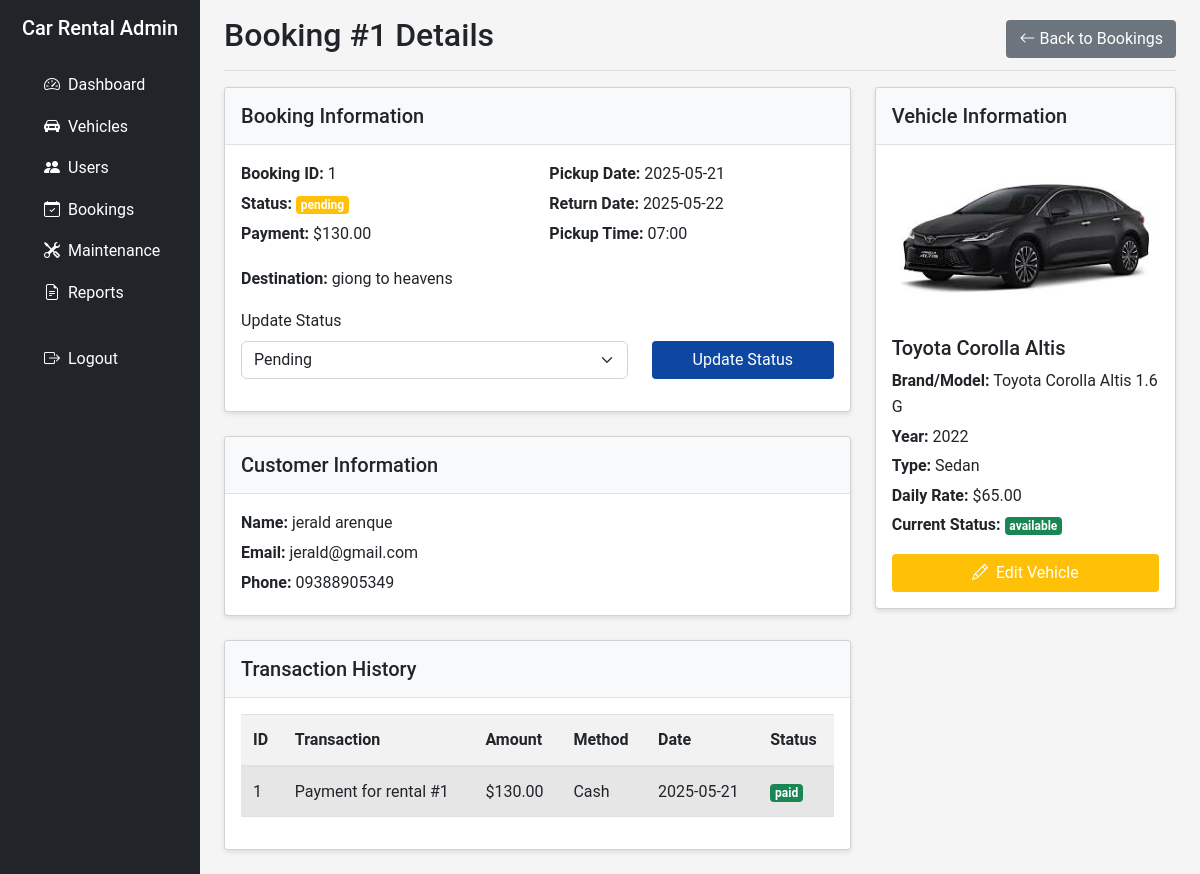
Page /admin/bookings/view/1 (signed in) on the committed database.
### app.py (models this page shows)
class Rental(db.Model):
    id = db.Column(db.Integer, primary_key=True)
    user_id = db.Column(db.Integer, db.ForeignKey('user.id'), nullable=False)
    car_id = db.Column(db.Integer, db.ForeignKey('car.id'), nullable=False)
    date_rent = db.Column(db.Date, nullable=False)
    date_return = db.Column(db.Date, nullable=False)
    time_depart = db.Column(db.String(10))
    time_arrive = db.Column(db.String(10))
    destination = db.Column(db.String(100))
    payment = db.Column(db.Float)
    status = db.Column(db.String(20), default='pending')
    transactions = db.relationship('Transaction', backref='rental', lazy=True)

class User(db.Model):
    id = db.Column(db.Integer, primary_key=True)
    fname = db.Column(db.String(50), nullable=False)
    lname = db.Column(db.String(50), nullable=False)
    email = db.Column(db.String(100), unique=True, nullable=False)
    password = db.Column(db.String(200), nullable=False)
    phone = db.Column(db.String(20))
    role = db.Column(db.String(20), default='customer')  # Only 'admin' or 'customer'
    gender = db.Column(db.String(10))
    age = db.Column(db.Integer)
    contact_add = db.Column(db.String(200))
    rentals = db.relationship('Rental', backref='customer', lazy=True)

class Transaction(db.Model):
    id = db.Column(db.Integer, primary_key=True)
    rental_id = db.Column(db.Integer, db.ForeignKey('rental.id'), nullable=False)
    admin_id = db.Column(db.Integer, db.ForeignKey('user.id'))
    trans_name = db.Column(db.String(100))
    trans_detail = db.Column(db.Text)
    amount = db.Column(db.Float, nullable=False)
    payment_method = db.Column(db.String(50))
    date = db.Column(db.Date, default=datetime.now().date())
    status = db.Column(db.String(20), default='pending')

class Car(db.Model):
    id = db.Column(db.Integer, primary_key=True)
    name = db.Column(db.String(100), nullable=False)
    brand = db.Column(db.String(50), nullable=False)
    model = db.Column(db.String(50), nullable=False)
    year = db.Column(db.Integer)
    car_type = db.Column(db.String(50))
    image = db.Column(db.String(100), default='default_car.jpg')
    daily_price = db.Column(db.Float, nullable=False)
    status = db.Column(db.String(20), default='available')
    rentals = db.relationship('Rental', backref='car', lazy=True)
    maintenance = db.relationship('Maintenance', backref='car', lazy=True)

### app.py (the view)
@admin_bp.route('/bookings/view/<int:rental_id>')
def view_booking(rental_id):
    rental = Rental.query.get_or_404(rental_id)
    transactions = Transaction.query.filter_by(rental_id=rental_id).all()
    return render_template('admin/booking_details.html', rental=rental, transactions=transactions)

### app.py (called while the page is built)
@admin_bp.before_request
def require_admin():
    print(f"Admin middleware check: user_id={session.get('user_id')}, role={session.get('role')}")
    if 'user_id' not in session:
        print("Admin access denied: No user_id in session")
        abort(403)  # Forbidden
    if session.get('role') != 'admin':
        print(f"Admin access denied: Role '{session.get('role')}' is not admin")
        abort(403)  # Forbidden
    print("Admin access granted")

@app.context_processor
def utility_processor():
    current_year = datetime.now().year
    now = datetime.now()
    return dict(current_year=current_year, now=now)

@app.context_processor
def admin_utility_processor():
    return dict(is_admin=is_admin)

### templates/admin/booking_details.html (shortened to what this page needs)
{% extends 'admin/base.html' %}
{% block header %}Booking #{{ rental.id }} Details{% endblock %}
{% block header_buttons %}
<a href="{{ url_for('admin.bookings') }}" class="btn btn-secondary">
    <i class="bi bi-arrow-left"></i> Back to Bookings
</a>
{% endblock %}
{% block content %}
<div class="row">
    <div class="col-md-8">
        <div class="card mb-4">
            <div class="card-header">
                <h5 class="card-title mb-0">Booking Information</h5>
            </div>
            <div class="card-body">
                <div class="row mb-3">
                    <div class="col-md-6">
                        <p class="mb-1"><strong>Booking ID:</strong> {{ rental.id }}</p>
                        <p class="mb-1"><strong>Status:</strong>
                            <span class="badge
                                {% if rental.status == 'pending' %}bg-warning
                                {% elif rental.status == 'confirmed' %}bg-info
                                {% elif rental.status == 'active' %}bg-primary
                                {% elif rental.status == 'completed' %}bg-success
                                {% else %}bg-danger{% endif %}">
                                {{ rental.status }}
                            </span>
                        </p>
                        <p class="mb-1"><strong>Payment:</strong> ${{ "%.2f"|format(rental.payment) }}</p>
                    </div>
                    <div class="col-md-6">
                        <p class="mb-1"><strong>Pickup Date:</strong> {{ rental.date_rent }}</p>
                        <p class="mb-1"><strong>Return Date:</strong> {{ rental.date_return }}</p>
                        {% if rental.time_depart %}
                        <p class="mb-1"><strong>Pickup Time:</strong> {{ rental.time_depart }}</p>
                        {% endif %}
                    </div>
                </div>
                {% if rental.destination %}
                <div class="mb-3">
                    <p class="mb-1"><strong>Destination:</strong> {{ rental.destination }}</p>
                </div>
                {% endif %}
                <form action="{{ url_for('admin.update_booking_status', rental_id=rental.id) }}" method="POST" class="mb-3">
                    <div class="row align-items-end">
                        <div class="col-md-8">
                            <label for="status" class="form-label">Update Status</label>
                            <select class="form-select" id="status" name="status" required>
                                <option value="pending" {% if rental.status == 'pending' %}selected{% endif %}>Pending</option>
                            </select>
                        </div>
                        <div class="col-md-4">
                            <button type="submit" class="btn btn-primary w-100">Update Status</button>
                        </div>
                    </div>
                </form>
            </div>
        </div>
        <div class="card mb-4">
            <div class="card-header">
                <h5 class="card-title mb-0">Customer Information</h5>
            </div>
            <div class="card-body">
                <p class="mb-1"><strong>Name:</strong> {{ rental.customer.fname }} {{ rental.customer.lname }}</p>
                <p class="mb-1"><strong>Email:</strong> {{ rental.customer.email }}</p>
                <p class="mb-1"><strong>Phone:</strong> {{ rental.customer.phone or 'N/A' }}</p>
            </div>
        </div>
        <div class="card">
            <div class="card-header">
                <h5 class="card-title mb-0">Transaction History</h5>
            </div>
            <div class="card-body">
                <div class="table-responsive">
                    <table class="table table-striped">
                        <thead>
                            <tr>
                                <th>ID</th>
                                <th>Transaction</th>
                                <th>Amount</th>
                                <th>Method</th>
                                <th>Date</th>
                                <th>Status</th>
                            </tr>
                        </thead>
                        <tbody>
                            {% for transaction in transactions %}
                            <tr>
                                <td>{{ transaction.id }}</td>
                                <td>{{ transaction.trans_name }}</td>
                                <td>${{ "%.2f"|format(transaction.amount) }}</td>
                                <td>{{ transaction.payment_method or 'N/A' }}</td>
                                <td>{{ transaction.date }}</td>
                                <td>
                                    <span class="badge {% if transaction.status == 'paid' %}bg-success{% else %}bg-warning{% endif %}">
                                        {{ transaction.status }}
                                    </span>
                                </td>
                            </tr>
                            {% else %}
                            <tr>
                                <td colspan="6" class="text-center">No transactions found</td>
                            </tr>
                            {% endfor %}
                        </tbody>
                    </table>
                </div>
            </div>
        </div>
    </div>
    <div class="col-md-4">
        <div class="card mb-4">
            <div class="card-header">
                <h5 class="card-title mb-0">Vehicle Information</h5>
            </div>
            <div class="card-body">
                <div class="text-center mb-3">
                    <img src="{{ url_for('static', filename='images/' + rental.car.image) }}" alt="{{ rental.car.name }}" class="img-fluid rounded" style="max-height: 200px;">
                </div>
                <h5 class="mb-2">{{ rental.car.name }}</h5>
                <p class="mb-1"><strong>Brand/Model:</strong> {{ rental.car.brand }} {{ rental.car.model }}</p>
                <p class="mb-1"><strong>Year:</strong> {{ rental.car.year }}</p>
                <p class="mb-1"><strong>Type:</strong> {{ rental.car.car_type }}</p>
                <p class="mb-1"><strong>Daily Rate:</strong> ${{ "%.2f"|format(rental.car.daily_price) }}</p>
                <p class="mb-1"><strong>Current Status:</strong>
                    <span class="badge {% if rental.car.status == 'available' %}bg-success{% elif rental.car.status == 'booked' %}bg-warning{% elif rental.car.status == 'rented' %}bg-primary{% else %}bg-danger{% endif %}">
                        {{ rental.car.status }}
                    </span>
                </p>
                <div class="mt-3">
                    <a href="{{ url_for('admin.edit_vehicle', car_id=rental.car.id) }}" class="btn btn-sm btn-warning w-100">
                        <i class="bi bi-pencil me-1"></i> Edit Vehicle
                    </a>
                </div>
            </div>
        </div>
    </div>
</div>
{% endblock %}

### static/css/style.css (style rules this page uses)
:root { --primary-color: #0d47a1; --secondary-color: #1565c0; --accent-color: #003c8f; --success-color: #28a745; --danger-color: #dc3545; --warning-color: #ffc107; --light-color: #f8f9fa; --dark-color: #343a40; --gray-color: #6c757d; }
body { font-family: 'Roboto', Arial, sans-serif; line-height: 1.6; background-color: #f5f5f5; margin: 0; padding: 0; }
.form-label { margin-bottom: 0.5rem; display: block; }
.btn { display: inline-block; font-weight: 400; text-align: center; white-space: nowrap; vertical-align: middle; user-select: none; border: 1px solid transparent; padding: 0.375rem 0.75rem; font-size: 1rem; line-height: 1.5; border-radius: 0.25rem; cursor: pointer; transition: background-color 0.15s ease-in-out; }
.btn-primary { background-color: var(--primary-color); color: white; }
.btn-secondary { background-color: var(--gray-color); color: white; }
.btn-warning { background-color: var(--warning-color); color: white; }
.card { background-color: white; border-radius: 0.25rem; box-shadow: 0 2px 5px rgba(0, 0, 0, 0.1); margin-bottom: 1.5rem; }
.card-header { padding: 1rem; border-bottom: 1px solid #dee2e6; background-color: #f8f9fa; font-weight: bold; }
.card-body { padding: 1rem; }
.table { width: 100%; border-collapse: collapse; margin-bottom: 1rem; }
.table th, .table td { padding: 0.75rem; vertical-align: top; border-top: 1px solid #dee2e6; }
.table thead th { vertical-align: bottom; border-bottom: 2px solid #dee2e6; background-color: #f2f2f2; }
.table-striped tbody tr:nth-of-type(odd) { background-color: rgba(0, 0, 0, 0.05); }
.badge { display: inline-block; padding: 0.25em 0.4em; font-size: 75%; font-weight: 700; line-height: 1; text-align: center; white-space: nowrap; vertical-align: baseline; border-radius: 0.25rem; }
.text-center { text-align: center; }
.mt-3 { margin-top: 1rem; }
.mb-1 { margin-bottom: 0.25rem; }
.mb-2 { margin-bottom: 0.5rem; }
.mb-3 { margin-bottom: 1rem; }
.mb-4 { margin-bottom: 1.5rem; }
.bg-success { background-color: var(--success-color); }
.bg-warning { background-color: var(--warning-color); }

### rows in the picture
Rental: id "1", status "pending", payment "130.00", date_rent "2025-05-21", date_return "2025-05-22", time_depart "07:00", destination "giong to heavens", status "Pending"
User: customer.fname "jerald", customer.lname "arenque", customer.email "jerald@gmail.com", customer "09388905349"
Transaction: amount "130.00"
Car: image (picture), car.name "Toyota Corolla Altis", car.brand "Toyota", car.model "Corolla Altis 1.6 G", car.year "2022", car.car_type "Sedan", car.daily_price "65.00", car.status "available"
